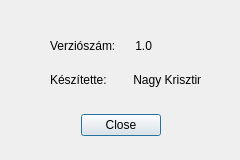
<?xml version="1.0" encoding="UTF-8"?>
<ui version="4.0">
 <class>nevjegy</class>
 <widget class="QDialog" name="nevjegy">
  <property name="geometry">
   <rect>
    <x>0</x>
    <y>0</y>
    <width>240</width>
    <height>160</height>
   </rect>
  </property>
  <property name="windowTitle">
   <string>Dialog</string>
  </property>
  <widget class="QDialogButtonBox" name="buttonBox">
   <property name="geometry">
    <rect>
     <x>80</x>
     <y>110</y>
     <width>81</width>
     <height>31</height>
    </rect>
   </property>
   <property name="orientation">
    <enum>Qt::Horizontal</enum>
   </property>
   <property name="standardButtons">
    <set>QDialogButtonBox::Close</set>
   </property>
  </widget>
  <widget class="QLabel" name="label">
   <property name="geometry">
    <rect>
     <x>50</x>
     <y>30</y>
     <width>141</width>
     <height>31</height>
    </rect>
   </property>
   <property name="text">
    <string>Verziószám:      1.0</string>
   </property>
  </widget>
  <widget class="QLabel" name="label_2">
   <property name="geometry">
    <rect>
     <x>50</x>
     <y>70</y>
     <width>151</width>
     <height>20</height>
    </rect>
   </property>
   <property name="text">
    <string>Készítette:        Nagy Krisztina</string>
   </property>
  </widget>
 </widget>
 <resources/>
 <connections>
  <connection>
   <sender>buttonBox</sender>
   <signal>accepted()</signal>
   <receiver>nevjegy</receiver>
   <slot>accept()</slot>
   <hints>
    <hint type="sourcelabel">
     <x>248</x>
     <y>254</y>
    </hint>
    <hint type="destinationlabel">
     <x>157</x>
     <y>274</y>
    </hint>
   </hints>
  </connection>
  <connection>
   <sender>buttonBox</sender>
   <signal>rejected()</signal>
   <receiver>nevjegy</receiver>
   <slot>reject()</slot>
   <hints>
    <hint type="sourcelabel">
     <x>316</x>
     <y>260</y>
    </hint>
    <hint type="destinationlabel">
     <x>286</x>
     <y>274</y>
    </hint>
   </hints>
  </connection>
 </connections>
</ui>
